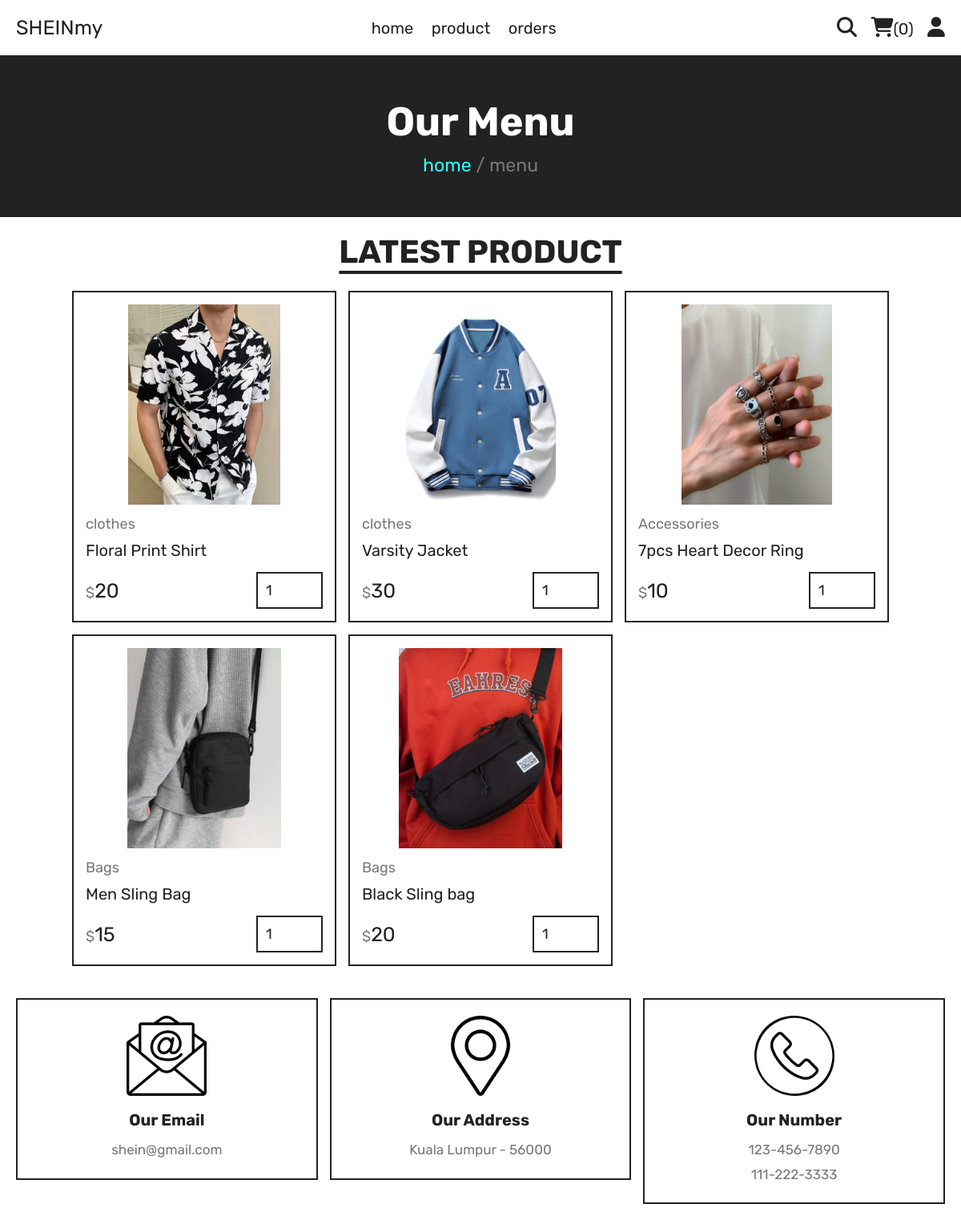
Page /menu.php on the committed database.
### tables this page shows
CREATE TABLE `products` (
  `id` int(100) NOT NULL,
  `name` varchar(100) NOT NULL,
  `category` varchar(100) NOT NULL,
  `price` int(10) NOT NULL,
  `image` varchar(100) NOT NULL
);

### menu.php (the view, shortened to what this page needs)
<?php
include 'components/connect.php';
?>
<!DOCTYPE html>
<html lang="en">
<head>
   <link rel="stylesheet" href="https://cdnjs.cloudflare.com/ajax/libs/font-awesome/6.1.1/css/all.min.css">
   <link rel="stylesheet" href="css/style.css">
</head>
<body>
<?php include 'components/user_header.php'; ?>
<div class="heading">
   <h3>our menu</h3>
   <p><a href="home.php">home</a> <span> / menu</span></p>
</div>
<section class="products">
   <h1 class="title">latest product</h1>
   <div class="box-container">
      <?php
         $select_products = $conn->prepare("SELECT * FROM `products`");
         $select_products->execute();
         if($select_products->rowCount() > 0){
            while($fetch_products = $select_products->fetch(PDO::FETCH_ASSOC)){
      ?>
      <form action="" method="post" class="box">
         <img src="uploaded_img/<?= $fetch_products['image']; ?>" alt="">
         <a href="category.php?category=<?= $fetch_products['category']; ?>" class="cat"><?= $fetch_products['category']; ?></a>
         <div class="name"><?= $fetch_products['name']; ?></div>
         <div class="flex">
            <div class="price"><span>$</span><?= $fetch_products['price']; ?></div>
            <input type="number" name="qty" class="qty" min="1" max="99" value="1" maxlength="2"">
         </div>
      </form>
      <?php
            }
         }else{
            echo '<p class="empty">no products added yet!</p>';
         }
      ?>
   </div>
</section>
<?php include 'components/footer.php'; ?>
</body>
</html>

### css/style.css (style rules this page uses)
:root { --yellow:#30fefe; --red:#e74c3c; --white:#fff; --black:#222; --light-color:#777; --border:.2rem solid var(--black); }
* { font-family: 'Rubik', sans-serif; margin:0; padding:0; box-sizing: border-box; outline: none; border: none; text-decoration: none; }
html { font-size: 62.5%; overflow-x: hidden; scroll-behavior: smooth; stop-opacity: 7rem; }
section { margin:0 auto; max-width: 1200px; padding:2rem; }
.title { text-align: center; margin-bottom: 2.5rem; font-size: 4rem; color:var(--black); text-transform: uppercase; text-decoration: underline; text-underline-offset: 1rem; }
.heading { display: flex; align-items: center; justify-content: center; gap:1rem; flex-flow: column; background-color: var(--black); min-height: 20rem; }
.heading h3 { font-size: 5rem; color:var(--white); text-transform: capitalize; }
.heading p { font-size: 2.3rem; color:var(--light-color); }
.heading p a { color:var(--yellow); }
.products .box-container { display: grid; grid-template-columns: repeat(auto-fit, 33rem); justify-content: center; align-items: flex-start; gap:1.5rem; }
.products .box-container .box { border:var(--border); padding:1.5rem; position: relative; overflow: hidden; }
.products .box-container .box img { height: 25rem; width: 100%; object-fit: contain; margin-bottom: 1rem; }
.products .box-container .box .cat { font-size: 1.8rem; color:var(--light-color); }
.products .box-container .box .name { font-size: 2rem; color:var(--black); margin:1rem 0; }
.products .box-container .box .flex { display: flex; align-items: center; gap:1rem; margin-top: 1.5rem; }
.products .box-container .box .flex .price { margin-right: auto; font-size: 2.5rem; color:var(--black); }
.products .box-container .box .flex .price span { color:var(--light-color); font-size: 1.8rem; }
.products .box-container .box .flex .qty { padding:1rem; border:var(--border); font-size: 1.8rem; color:var(--black); }

### rows in the picture
products: image (picture), category "clothes", name "Floral Print Shirt", price "20"
products: image (picture), category "clothes", name "Varsity Jacket", price "30"
products: image (picture), category "Accessories", name "7pcs Heart Decor Ring", price "10"
products: image (picture), category "Bags", name "Men Sling Bag", price "15"
products: image (picture), category "Bags", name "Black Sling bag", price "20"

### other values in the picture
$total_cart_items "0"
